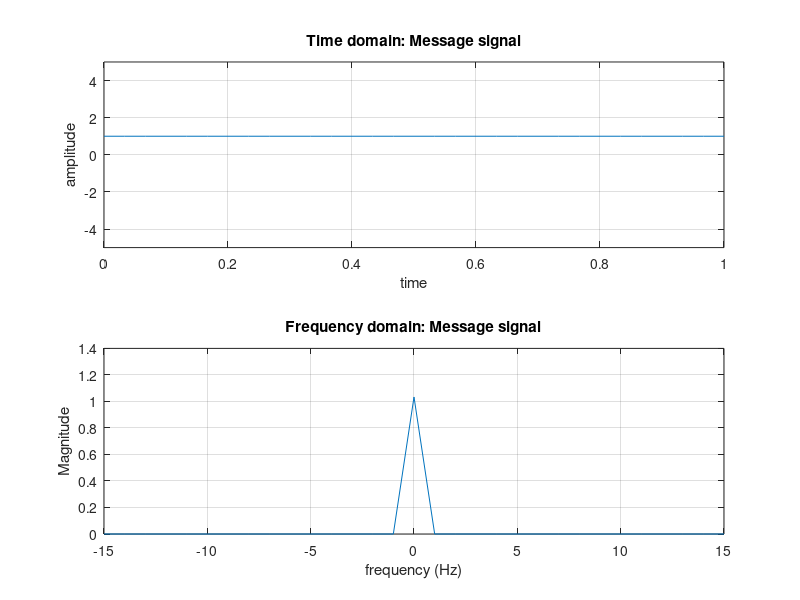

The MATLAB source for this figure: (Note: this script raises an error after producing the figure.)
clear
close all
duration_signal = 30;
A = 1;
last_digit_id = 3;

for T = 0:(duration_signal - 1)  % Duration 30 seconds with interval of 1 sec.
    rand_num = randi(4);
    if rand_num <= 3
            if (T == 0)
                disp('Transmission Started')
                disp(T)
            elseif(T == duration_signal) 
                disp('Transmission ends: see the final result')
                disp(T)
            else
                disp('Transmission in progress: please wait')
                disp(T)
            end

            freq = last_digit_id; % Last digit of the ID number goes here

            fs = 10*freq;
            ts = 1/fs;
            t_start = 0;
            t_stop = 1;
            t = t_start:ts:t_stop;

            if rand_num == 1
                message_t = cos(2*pi*freq.*t); 
            elseif rand_num == 2
                message_t = 2*freq*sinc(2*pi*freq.*(t - (t_start + t_stop)/2));
            elseif rand_num == 3
                message_t = rectpuls((t - (t_start + t_stop)/2), freq); 
            else

            end        

            N = length(message_t);
            message_f = fft(message_t, N)/fs;
            freqaxis = linspace(-fs/2, fs/2, N);

            figure(1)
            hold all  % Keeps the previous plots and everytime changes the color

            subplot(2,1,1)
            plot(t + T, message_t)
            title('Time domain: Message signal')
            xlabel('time')
            ylabel('amplitude')
            grid on
            axis([0  inf -5 5])   % First two are limits for x-axis, the other two are limits for y-axis: observe why 0 inf , and -5 5 are used here.
            hold on     % Keeps the previous plots 

            subplot(2,1,2)
            plot(freqaxis, fftshift(abs(message_f)))
            title('Frequency domain: Message signal')
            xlabel('frequency (Hz)')
            ylabel('Magnitude')
            grid on
            hold on
            % axis([-10000 10000 -inf inf])  % First two are limits for x-axis, the other two are limits for y-axis: observe why -inf inf , and 0 3 are used here. 

            % pause(2)  % Pauses for 2 seconds and then go for next loop increment.
    else
        [data,fs] = audioread('Music.wav');
        if (T == 0)
            disp('Transmission Started')
            disp(T)
        elseif(T == duration_signal) 
            disp('Transmission ends: see the final result')
            disp(T)
        else
            disp('Transmission in progress: please wait')
            disp(T)
        end

        t_start = 0;
        t_stop = 1;
        ts = 1/fs;
        t = t_start:ts:t_stop;

        message_t = data((fs*T+1):(fs*(T+1)+1));

        N = length(message_t);
        message_f = fftshift(abs(fft(message_t, N)/fs));
        freqaxis = linspace(-fs/2, fs/2, N);

        figure(1)
        hold all  % Keeps the previous plots and everytime changes the color

        subplot(2,1,1)
        plot(t + T, message_t)
        title('Time domain: Message signal')
        xlabel('time')
        ylabel('amplitude')
        grid on
        % First two are limits for x-axis, the other two are limits for y-axis: observe why 0 inf , and -5 5 are used here.
        hold on     % Keeps the previous plots 

        subplot(2,1,2)
        plot(freqaxis,message_f)
        title('Frequency domain: Message signal')
        xlabel('frequency (Hz)')
        ylabel('Magnitude')
        grid on
        hold on
        % axis([-10000 10000 -inf inf]) % First two are limits for x-axis, the other two are limits for y-axis: observe why -inf inf , and 0 3 are used here. 

        % pause(2)  % Pauses for 2 seconds and then go for next loop increment.
        % sound(data,fs)
    end
end